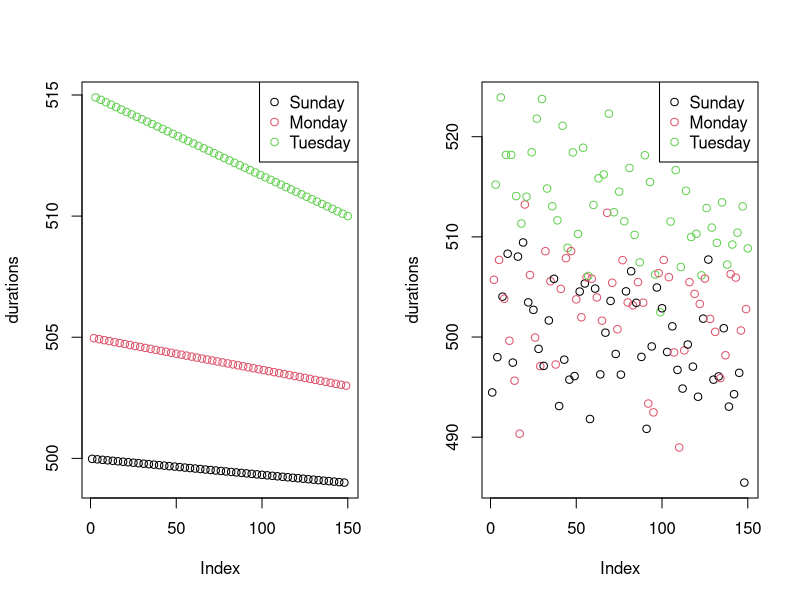
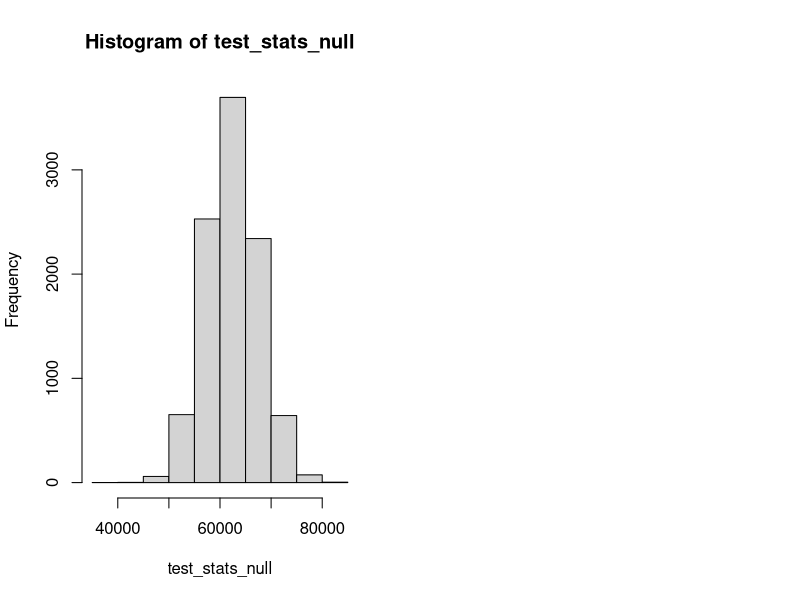
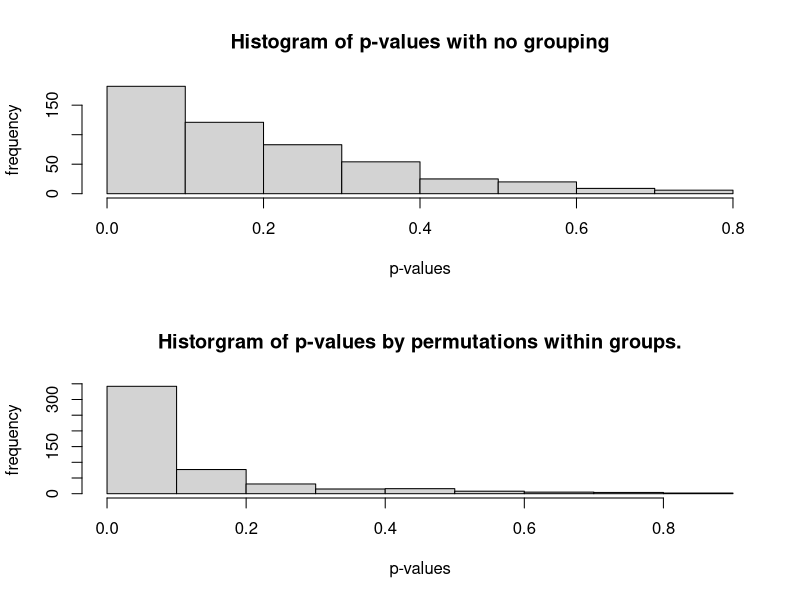

Here is the R script that generated these plots, in order:
## ---- chunk 1
knitr::opts_chunk$set(echo = TRUE, fig.height = 5, fig.width = 10)
## ---- chunk 2
dates = 150
N = 500
p_values_spearman = numeric(N)

test_stats = numeric(N)
p_values_groupShuffle = numeric(N)
p_values_grouped = numeric(N)

decrease = ((1:dates)%%3==1)*(1:dates+2)*0.02/3 + 
  ((1:dates)%%3==2)*(1:dates+1)*0.04/3 + 
  ((1:dates)%%3==0)*(1:dates)*0.1/3

# Toy example with little noise
jpeg("Durations.jpg", width = 960, height = 480)
par(mfrow=c(1,2))

durations = rep(c(0,5,15), dates/3) + (500-decrease)
plot(durations, col=c(1:3))
legend("topright", legend = c("Sunday", "Monday", "Tuesday"), 
       pch = 1, col=c(1:3))

# Toy example with noise sd = 5
durations = rep(c(0,5,15), dates/3) + (500-decrease) + rnorm(dates, 0, 5) 
plot(durations, col=c(1:3))
legend("topright", legend = c("Sunday", "Monday", "Tuesday"), 
       pch = 1, col=c(1:3))

for(i in 1:N){
  durations = rep(c(0,5,15), dates/3) + (500-decrease) + rnorm(dates, 0, 5) 
  result = cor.test(durations, 1:dates, "less", "spearman")
  p_values_spearman[i] = result$p.value
  test_stat_spearman = result$statistic

  
  test_stat_shuffle = numeric(1000)
  for(j in 1:1000){
    shuffled = numeric(dates)
    Sun = durations[3*(1:50)-2]  
    Mon = durations[3*(1:50)-1]
    Tue = durations[3*(1:50)]
    shuffled[3*(1:50)-2] = Sun[sample(50)]
    shuffled[3*(1:50)-1] = Mon[sample(50)]
    shuffled[3*(1:50)] = Tue[sample(50)]
    
    test_stat_shuffle[j] = sum((rank(shuffled) - 1:dates)^2) 
  }
  
  p_values_groupShuffle[i] = 1- 
    sum((test_stat_spearman > test_stat_shuffle))/1000
  
  
  test_stats[i] = sum((rank(durations[seq(1,148, by = 3)]) - 1:50)^2) + 
  sum((rank(durations[seq(2,149, by = 3)]) - 1:50)^2) +
  sum((rank(durations[seq(3,150, by = 3)]) - 1:50)^2)
}
## ---- chunk 3
B = 10000
test_stats_null = numeric(B)
for(i in 1:B){
  duration_rks = sample(150)
  test_stats_null[i] = 
    sum((rank(duration_rks[seq(1,dates-2, by = 3)]) - 1:50)^2) + 
    sum((rank(duration_rks[seq(2,dates-1, by = 3)]) - 1:50)^2) +
    sum((rank(duration_rks[seq(3,dates, by = 3)]) - 1:50)^2)
}

hist(test_stats_null)
## ---- chunk 4
for(i in 1:N){
  p_values_grouped[i] = 1- sum(test_stats[i] > test_stats_null)/B
}


jpeg("Two-Methods.jpg", height = 640, width = 960)
par(mfrow = c(2,1))
hist(p_values_spearman, 
     ylab = "frequency", xlab = "p-values",
     main = "Histogram of p-values with no grouping")
hist(p_values_groupShuffle, 
     ylab = "frequency", xlab = "p-values",
     main = "Historgram of p-values by permutations within groups.")

